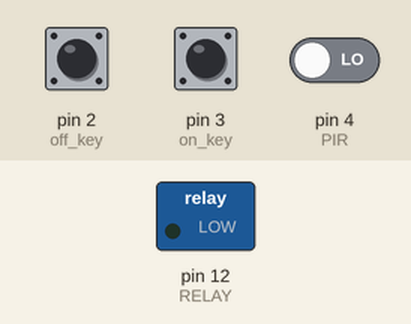
Bench run of a sketch on a simulated Arduino Uno, built with avr-gcc and run on an emulated ATmega328P. On the bench: switched loads named in the sketch (green lamp = pin HIGH). Inputs (shaded band) come from the test bench; at power-on: pin 3 (on_key) HIGH, pin 2 (off_key) HIGH, pin 4 (PIR) LOW.

Above: at 1.2 s.
1.3 s: pin 3 (on_key) pulled LOW for 0.15 s
At 2.3 s:
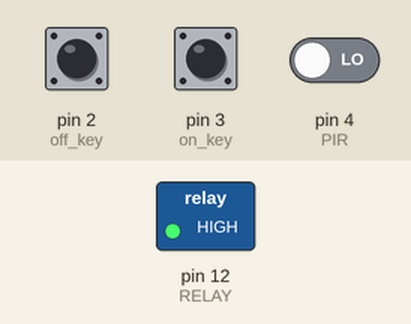
2.9 s: pin 2 (off_key) pulled LOW for 0.15 s
At 3.6 s:
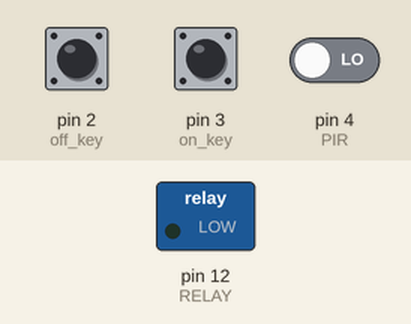
4.5 s: pin 3 (on_key) pulled LOW for 1 s
At 5.0 s:
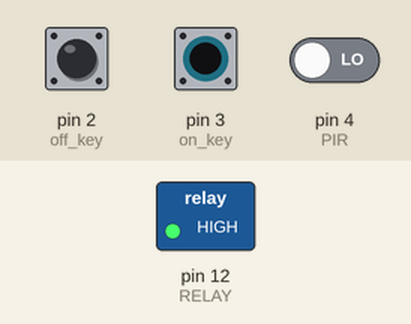
Timing chart, 0 to 7.5 s (numbered marks = the images above; inputs shaded):
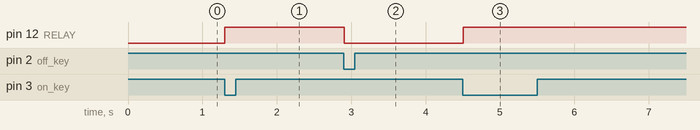

Measured:
- after the input at 1.3 s, pin 12 (RELAY): LOW → HIGH at once
- after the input at 2.9 s, pin 12 (RELAY): HIGH → LOW at once
- after the input at 4.5 s, pin 12 (RELAY): LOW → HIGH at once

The sketch:

proyecto_6.ino
```cpp
//******************************************************************************
// Controlador de Iluminación.
// Control por nivel de iluminación (día - noche) y sensado de presencia.
// Elaborado por equipo 01
//septiembre 2020
//------------------------------------------------------------------------------
const int RELAY = 12;           // LED

// Teclas asociadas
const int on_key = 3;
const int off_key = 2;
int counter = 0, manual = 0;

// Conexiones de los sensores
const int LDR = A5;
const int PIR = 4;
//-----[ AJUSTES GENERALES ]-----
void setup() {
  pinMode(RELAY, OUTPUT);     //declaramos como salida
  pinMode(on_key, INPUT);     //declaramos como entrada
  pinMode(off_key, INPUT);    //declaramos como entrada
  pinMode(PIR, INPUT);        //declaramos como entrada

  // Ajuste de "Pull up" para teclas de ajuste
  digitalWrite(on_key, HIGH);
  digitalWrite(off_key, HIGH);
  digitalWrite(PIR, HIGH);

  digitalWrite(RELAY, LOW);     // Apagado del LED
}
//-----[ LAZO PRINCIPAL ]-----
void loop() {
  // Enciende las luces si se detecta movimiento y la intensidad de iluminación es baja
  if (digitalRead(PIR) == HIGH) {
    counter = 1000;             // Ajusta el tiempo para 10 segundos
    if (counter > 15)           // Movimiento detectado por 1.5 segundos
    {
      if (analogRead(LDR) > 512) // La intensidad de la luz es baja
      {
        digitalWrite(RELAY, HIGH); // Enciende las iluminación
      }
    }
  }

  counter--;
  if (counter == 0) {
    if (manual == 0)            // Revisa esta opción.
    {
      digitalWrite(RELAY, LOW);
    }
  }

  // Obtención del punto de ajuste del usuario
  if (digitalRead(on_key) == LOW)
  {
    digitalWrite(RELAY, HIGH);  // Encendido de las luces
    manual = 1;                 // Encendido manual
  }
  if (digitalRead(off_key) == LOW)
  {
    digitalWrite(RELAY, LOW);   // Apagado de las luces
    manual = 0;
  }
  delay(10);                    // ACtualización cada 10 milisegundos
}
//******************************************************************************
```
